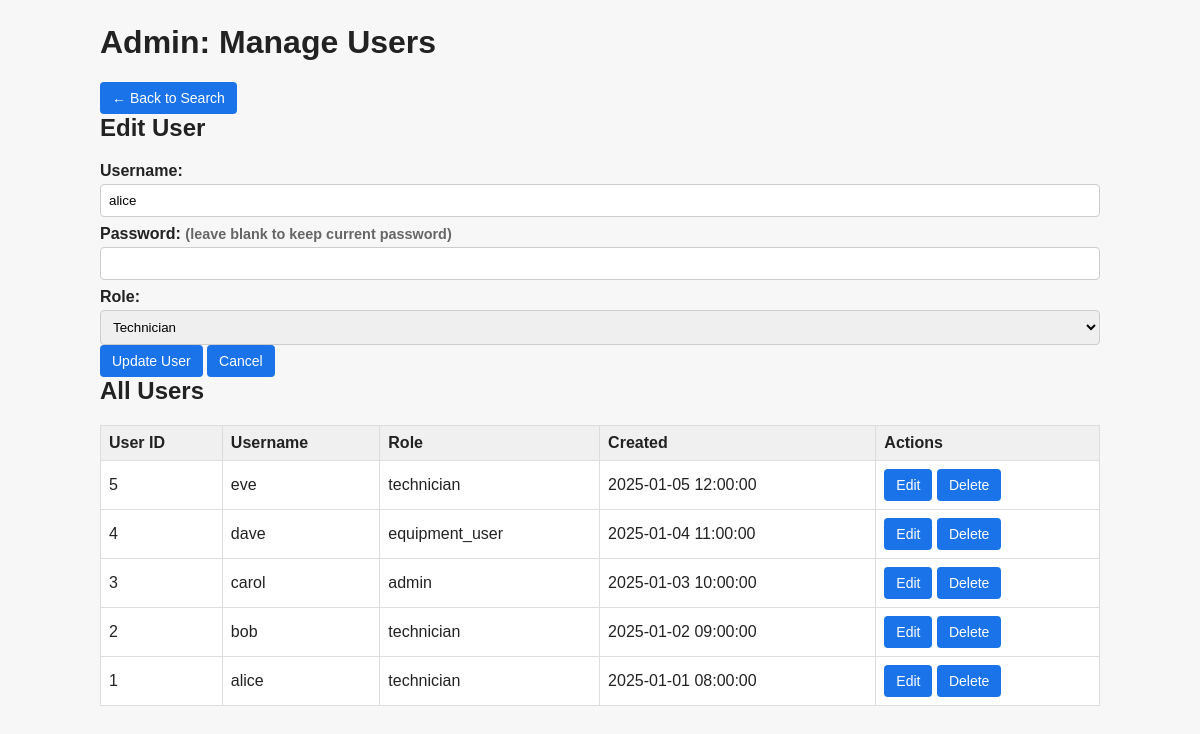
The app's page /swaps_project/admin_users.php?edit_id=1 (signed in) with its own data.
### tables this page shows
CREATE TABLE `users` (
	`user_id` INT AUTO_INCREMENT PRIMARY KEY,
	`username` VARCHAR(100) NOT NULL UNIQUE COMMENT 'admin only',
	`password_hash` VARCHAR(255) NOT NULL COMMENT 'admin only',
	 
	`role` ENUM('admin','technician','equipment_user') NOT NULL DEFAULT 'equipment_user' COMMENT 'admin only',
	`created_at` DATETIME DEFAULT CURRENT_TIMESTAMP COMMENT 'record created timestamp'
);

### swaps_project/admin_users.php (the view, shortened to what this page needs)
<?php
function h($s) { return htmlspecialchars((string)$s, ENT_QUOTES, 'UTF-8'); }
$pdo = null;
$error = null;
$users = [];
$editUser = null;
try {
	$pdo = getPDOConnection();
} catch (Exception $e) {
	error_log('Database connection error: ' . $e->getMessage());
	$error = 'Database connection failed. Please try again.';
}
if ($pdo && !$error) {
	try {
		$stmt = $pdo->query('SELECT user_id, username, role, created_at FROM users ORDER BY created_at DESC');
		$users = $stmt->fetchAll();
	} catch (Exception $e) {
		error_log('Load users error: ' . $e->getMessage());
		$error = 'Failed to load users. Please try again.';
	}
}
if ($pdo && isset($_GET['edit_id'])) {
	$editId = (int)$_GET['edit_id'];
	try {
		$stmt = $pdo->prepare('SELECT user_id, username, role FROM users WHERE user_id = :id');
		$stmt->execute([':id' => $editId]);
		$editUser = $stmt->fetch();
	} catch (Exception $e) {
		error_log('Load edit user error: ' . $e->getMessage());
	}
}
?>
<!DOCTYPE html>
<html lang="en">
<head>
	<link rel="stylesheet" href="/swaps_project/styles.css">
</head>
<body>
	<div class="container">
		<h1>Admin: Manage Users</h1>
		<a href="/swaps_project/search.php" class="btn-back">← Back to Search</a>
		<h2><?php echo $editUser ? 'Edit User' : 'Add New User'; ?></h2>
		<form method="post">
			<label for="username">Username:</label>
			<input type="text" id="username" name="username" value="<?php echo $editUser ? h($editUser['username']) : ''; ?>" required>
			<label for="password">
				Password:
				<?php if ($editUser): ?>
					<span class="small">(leave blank to keep current password)</span>
				<?php endif; ?>
			</label>
			<input type="password" id="password" name="password" <?php echo !$editUser ? 'required' : ''; ?>>
			<label for="role">Role:</label>
			<select id="role" name="role" required>
				<option value="technician" <?php echo ($editUser && $editUser['role'] === 'technician') ? 'selected' : ''; ?>>Technician</option>
			</select>
			<button type="submit"><?php echo $editUser ? 'Update User' : 'Add User'; ?></button>
			<?php if ($editUser): ?>
				<a href="?"><button type="button" class="cancel">Cancel</button></a>
			<?php endif; ?>
		</form>
		<h2>All Users</h2>
		<?php if ($users): ?>
			<table>
				<thead>
					<tr>
						<th>User ID</th>
						<th>Username</th>
						<th>Role</th>
						<th>Created</th>
						<th class="actions">Actions</th>
					</tr>
				</thead>
				<tbody>
					<?php foreach ($users as $u): ?>
						<tr>
							<td><?php echo h($u['user_id']); ?></td>
							<td><?php echo h($u['username']); ?></td>
							<td><?php echo h($u['role']); ?></td>
							<td><?php echo h($u['created_at']); ?></td>
							<td class="actions">
								<a href="?edit_id=<?php echo h($u['user_id']); ?>"><button type="button">Edit</button></a>
								<form class="inline-form" method="post" onsubmit="return confirm('Delete user: <?php echo h($u['username']); ?>?');">
									<button type="submit" class="delete">Delete</button>
								</form>
							</td>
						</tr>
					<?php endforeach; ?>
				</tbody>
			</table>
		<?php else: ?>
			<p>No users found.</p>
		<?php endif; ?>
	</div>
</body>
</html>

### swaps_project/styles.css (style rules this page uses)
body { font-family: Arial, sans-serif; margin: 24px; background: #f7f7f7; color: #222; }
a { color: #1a73e8; text-decoration: none; }
.container, .card, .wrap { max-width: 1000px; margin: 0 auto; }
h1, h2, h3 { margin-top: 0; }
label { display: block; margin: 8px 0 4px; font-weight: 600; }
input, select, textarea { width: 100%; padding: 8px; border: 1px solid #ccc; border-radius: 4px; box-sizing: border-box; }
button, .btn, .btn-back, .nav a { display: inline-block; padding: 8px 12px; background: #1a73e8; color: #fff; border: none; border-radius: 4px; cursor: pointer; text-decoration: none; font-size: 14px; }
.table, table { border-collapse: collapse; width: 100%; margin-top: 12px; background: #fff; }
th, td { border: 1px solid #ddd; padding: 8px; text-align: left; }
th { background: #f0f0f0; }
.inline-form { display: inline; }
.small { font-size: 0.9em; color: #666; }

### records on screen
users: username "alice", role "Technician", user_id "1", role "technician", created_at "2025-01-01 08:00:00"
users: user_id "5", username "eve", role "technician", created_at "2025-01-05 12:00:00"
users: user_id "4", username "dave", role "equipment_user", created_at "2025-01-04 11:00:00"
users: user_id "3", username "carol", role "admin", created_at "2025-01-03 10:00:00"
users: user_id "2", username "bob", role "technician", created_at "2025-01-02 09:00:00"
